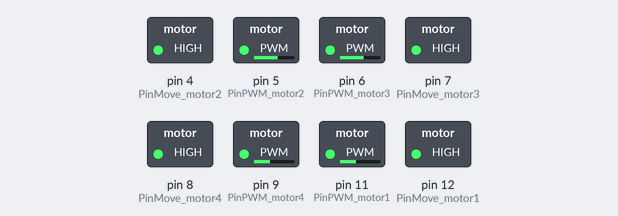
A sketch run on a simulated Arduino Uno, built with avr-gcc and run on an emulated ATmega328P. Shown: switched loads named in the sketch (green lamp = pin HIGH).

Above: at 0.05 s.
At 2.05 s:
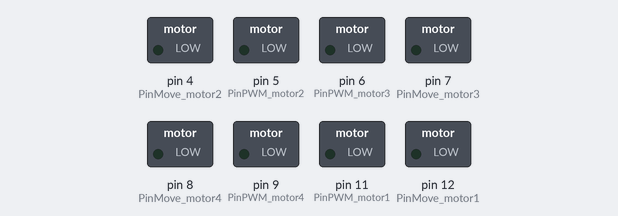
Timing chart, 0 to 4.8 s (numbered marks = the images above):
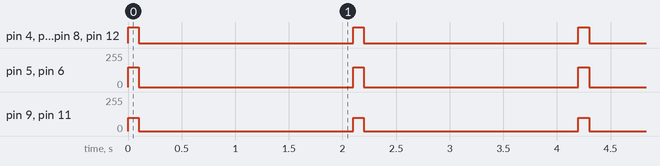

Measured:
- by itself, pin 5 (PinPWM_motor2), pin 6 (PinPWM_motor3): alternates 150/255 for 0.10 s and 0/255 for 2.0 s
- by itself, pin 9 (PinPWM_motor4), pin 11 (PinPWM_motor1): alternates 100/255 for 0.10 s and 0/255 for 2.0 s
- by itself, pin 4 (PinMove_motor2), pin 7 (PinMove_motor3), pin 8 (PinMove_motor4), pin 12 (PinMove_motor1): alternates HIGH for 0.10 s and LOW for 2.0 s

The sketch:

driver_slave_sketch.ino
```cpp
#include <Wire.h>

int PinPWM_motor1 = 11; //ch 2 left back
int PinPWM_motor2 = 5; //ch 4 right back
int PinPWM_motor3 = 6; //ch 1 right front
int PinPWM_motor4 = 9; //ch 3 left front

int PinMove_motor1 = 12; //ch 2 left back
int PinMove_motor2 = 4; //ch 4 right back
int PinMove_motor3 = 7; //ch 1 right front
int PinMove_motor4 = 8; //ch 3 left front

//motor1 & motor4 = left
//motor2 & motor3 = right

void setup()
{
  Serial.begin(9600);
  //Wire.onReceive(func); //func to be called when slave receives data
  //Wire.begin(2); //slave join i2c bus with address #2
  pinMode(PinPWM_motor1, OUTPUT); //initialize motor PWM
  pinMode(PinPWM_motor2, OUTPUT);
  pinMode(PinPWM_motor3, OUTPUT);
  pinMode(PinPWM_motor4, OUTPUT);
  pinMode(PinMove_motor1, OUTPUT); //initialize motor DIR
  pinMode(PinMove_motor2, OUTPUT);
  pinMode(PinMove_motor3, OUTPUT);
  pinMode(PinMove_motor4, OUTPUT);
}

void loop()
{

  //halt();
  forward();
  halt();
  //reverse();
  //halt();
  //turnAround();
  //halt();
}

void forward()
{
  //to move forward
  analogWrite(PinPWM_motor1, 100); //Mega:100/ Uno:50/100 (for wood floor at home/for track at school)
  analogWrite(PinPWM_motor2, 150); //Mega:50/ Uno:125/175
  analogWrite(PinPWM_motor3, 150); //Mega:50/ Uno:125/175
  analogWrite(PinPWM_motor4, 100); //Mega:100/ Uno:50/100

  digitalWrite(PinMove_motor1, HIGH);
  digitalWrite(PinMove_motor2, HIGH);
  digitalWrite(PinMove_motor3, HIGH);
  digitalWrite(PinMove_motor4, HIGH);
  //delay(1450); //time it takes for robot to move 16" forward
  delay(100); //650 = 16" forward 650*2 = 1300
}

void reverse()
{
  //to backup
  analogWrite(PinPWM_motor1, 100);
  analogWrite(PinPWM_motor2, 150);
  analogWrite(PinPWM_motor3, 150);
  analogWrite(PinPWM_motor4, 100);

  digitalWrite(PinMove_motor1, LOW);
  digitalWrite(PinMove_motor2, LOW);
  digitalWrite(PinMove_motor3, LOW);
  digitalWrite(PinMove_motor4, LOW);
  delay(1500);
  digitalWrite(PinMove_motor1, HIGH);
  digitalWrite(PinMove_motor2, HIGH);
  digitalWrite(PinMove_motor3, HIGH);
  digitalWrite(PinMove_motor4, HIGH);
  delay(100);
}

void rightTurn()
{
  //turn 90 degrees right
  analogWrite(PinPWM_motor1, 100);
  analogWrite(PinPWM_motor2, 150);
  analogWrite(PinPWM_motor3, 150);
  analogWrite(PinPWM_motor4, 100);

  digitalWrite(PinMove_motor1, HIGH);
  digitalWrite(PinMove_motor2, LOW);
  digitalWrite(PinMove_motor3, LOW);
  digitalWrite(PinMove_motor4, HIGH);
  delay(1125);
  digitalWrite(PinMove_motor2, HIGH);
  digitalWrite(PinMove_motor3, HIGH);
  delay(100);

  //pause before changing direction to avoid current overdraw
  analogWrite(PinPWM_motor1, 0);
  analogWrite(PinPWM_motor2, 0);
  analogWrite(PinPWM_motor3, 0);
  analogWrite(PinPWM_motor4, 0);

  digitalWrite(PinMove_motor1, LOW);
  digitalWrite(PinMove_motor2, LOW);
  digitalWrite(PinMove_motor3, LOW);
  digitalWrite(PinMove_motor4, LOW);
  delay(1500);
}

void leftTurn()
{
  //turn 90 degrees left
  analogWrite(PinPWM_motor1, 100);
  analogWrite(PinPWM_motor2, 150);
  analogWrite(PinPWM_motor3, 150);
  analogWrite(PinPWM_motor4, 100);

  digitalWrite(PinMove_motor1, LOW);
  digitalWrite(PinMove_motor2, HIGH);
  digitalWrite(PinMove_motor3, HIGH);
  digitalWrite(PinMove_motor4, LOW);
  delay(1150);
  digitalWrite(PinMove_motor1, HIGH);
  digitalWrite(PinMove_motor4, HIGH);
  delay(100);

  //pause before changing direction to avoid current overdraw
  analogWrite(PinPWM_motor1, 0);
  analogWrite(PinPWM_motor2, 0);
  analogWrite(PinPWM_motor3, 0);
  analogWrite(PinPWM_motor4, 0);

  digitalWrite(PinMove_motor1, LOW);
  digitalWrite(PinMove_motor2, LOW);
  digitalWrite(PinMove_motor3, LOW);
  digitalWrite(PinMove_motor4, LOW);
  delay(1500);
}

void turnAround()
{
  //turn 180 degrees left
  analogWrite(PinPWM_motor1, 100);
  analogWrite(PinPWM_motor2, 150);
  analogWrite(PinPWM_motor3, 150);
  analogWrite(PinPWM_motor4, 100);

  digitalWrite(PinMove_motor1, LOW);
  digitalWrite(PinMove_motor2, HIGH);
  digitalWrite(PinMove_motor3, HIGH);
  digitalWrite(PinMove_motor4, LOW);
  delay(1800); //time it takes to turn 180 degrees
  digitalWrite(PinMove_motor1, HIGH);
  digitalWrite(PinMove_motor4, HIGH);
  delay(100);

  //pause before changing direction to avoid current overdraw
  analogWrite(PinPWM_motor1, 0);
  analogWrite(PinPWM_motor2, 0);
  analogWrite(PinPWM_motor3, 0);
  analogWrite(PinPWM_motor4, 0);

  digitalWrite(PinMove_motor1, LOW);
  digitalWrite(PinMove_motor2, LOW);
  digitalWrite(PinMove_motor3, LOW);
  digitalWrite(PinMove_motor4, LOW);
  delay(1000);
}

void halt()
{
  //to stop
  analogWrite(PinPWM_motor1, 0);
  analogWrite(PinPWM_motor2, 0);
  analogWrite(PinPWM_motor3, 0);
  analogWrite(PinPWM_motor4, 0);

  digitalWrite(PinMove_motor1, LOW);
  digitalWrite(PinMove_motor2, LOW);
  digitalWrite(PinMove_motor3, LOW);
  digitalWrite(PinMove_motor4, LOW);
  delay(2000);
}
```
